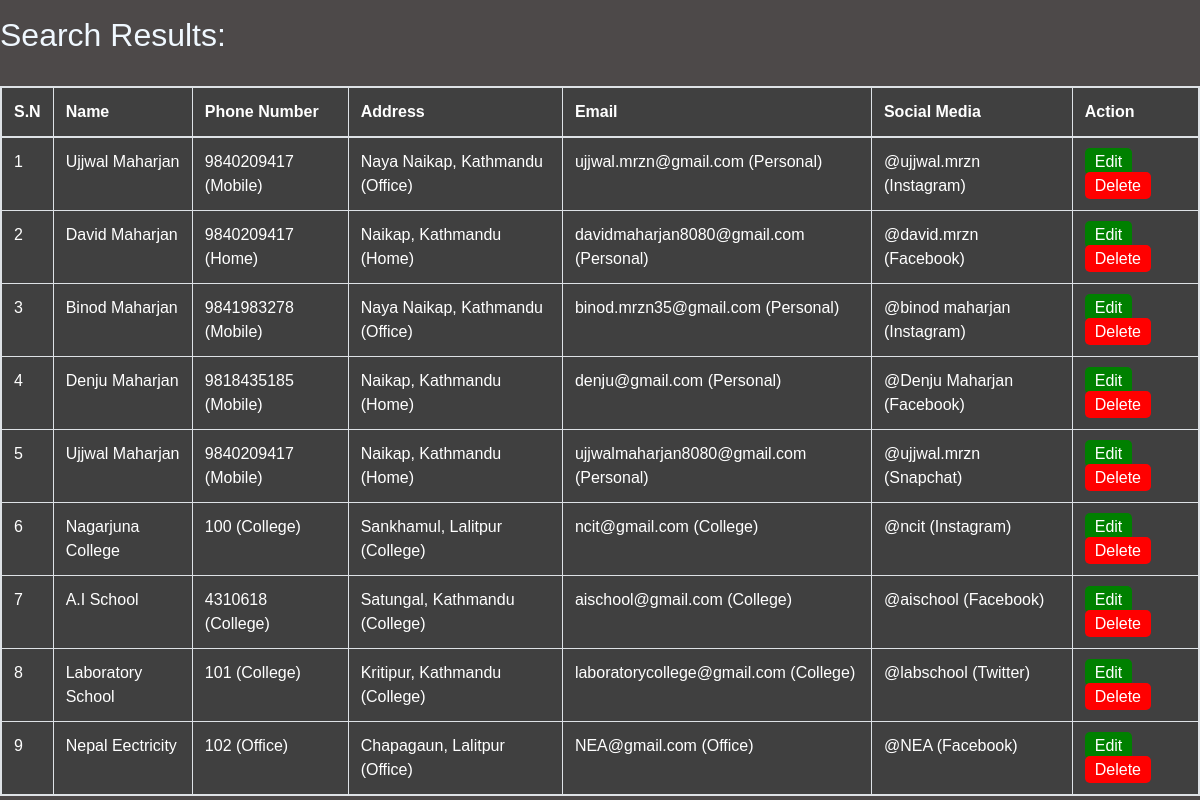
Page /all/ on the committed database.
### accounts/models.py (models this page shows, shortened)
class Person(models.Model):
    id = models.AutoField(primary_key=True)
    first_name = models.CharField(max_length=20 , null=True)
    last_name = models.CharField(max_length=15 , null=True)
    phone = models.ForeignKey(Phone, null=True , on_delete= models.SET_NULL)
    address = models.ForeignKey(Address, null=True , on_delete= models.SET_NULL)
    email = models.ForeignKey(Email, null=True , on_delete= models.SET_NULL)
    media = models.ForeignKey(SocialMedia, null=True , on_delete= models.SET_NULL)

class Phone(models.Model):
    TYPE = (
        ('Home' , 'Home'),
        ('Mobile' , 'Mobile'),
        ('Office' , 'Office'),
        ('College' , 'College'),
    )
    Number = models.IntegerField( null=True )
    Number_type = models.CharField(max_length=200 , null=True , choices=TYPE )

class Address(models.Model):
    TYPE = (
        ('Home' , 'Home'),
        ('Office' , 'Office'),
        ('College' , 'College')
    )
    Address = models.CharField(max_length=200 , null=True)
    Address_type= models.CharField(max_length=200 , null=True , choices=TYPE )
    def __str__(self):
        return str(self.Address)

class Email(models.Model):
    TYPE = (
        ('Home' , 'Home'),
        ('Personal' , 'Personal'),
        ('Office' , 'Office'),
        ('College' , 'College')
    )
    email = models.CharField(max_length=200 , null=True)
    email_type = models.CharField(max_length=200 , null=True , choices=TYPE )

class SocialMedia(models.Model):
    APP = (
        ('Facebook' , 'Facebook'),
        ('Instagram' , 'Instagram'),
        ('Twitter' , 'Twitter'),
        ('Linkdin' , 'Linkdlin'),
        ('Snapchat' , 'Snapchat'),
        ('WeChat' , 'WeChat'),
        ('Discord' , 'Discord'),
    )
    User_Name = models.CharField(max_length=200 , null=True)
    Linked_App = models.CharField(max_length=200 , null=True , choices=APP )

### accounts/views.py (the view)
# urls.py: path('all/', views.all),
def all(request):
    per = Person.objects.all()
    return render(request, 'accounts/all.html' , {'per' : per})

### accounts/templates/accounts/all.html (shortened to what this page needs)
{% extends 'accounts/search.html' %}
{% block content %}
<div class="cointainer my-3">
    <h2>Search Results:</h2>
<br>
        <div class="table table-bordered">
            <table>
                    <thead-light>
                    <tr>
                        <th scope="col">S.N</th>
                        <th scope="col">Name</th>
                        <th scope="col">Phone Number</th>
                        <th scope="col">Address</th>
                        <th scope="col">Email</th>
                        <th scope="col">Social Media</th>
                        <th scope="col">Action</th>
                    </tr>
                <tbody>
                    {% for person in per %}
                    <tr>
                        <td>
                            {{ forloop.counter }}
                        </td>
                        <td>
                            {% if person.first_name and person.last_name %}
                                {{ person.first_name }} {{ person.last_name }}
                            {% else %}
                               Not Available
                            {% endif %}
                        </td>
                        <td>
                            {% if person.phone.Number and person.phone.Number_type %}
                                {{ person.phone.Number }} ({{ person.phone.Number_type }})
                            {% else %}
                               Not Available
                            {% endif %}
                        </td>
                        <td>
                            {% if person.address and person.address.Address_type %}
                                {{ person.address }} ({{ person.address.Address_type}})
                            {% else %}
                               Not Available
                            {% endif %}
                        </td>
                        <td>
                            {% if person.email.email and person.email.email_type %}
                                {{ person.email.email }} ({{ person.email.email_type }})
                            {% else %}
                               Not Available
                            {% endif %}
                        </td>
                        <td>
                            {% if person.media.User_Name and person.media.Linked_App %}
                                @{{ person.media.User_Name }} ({{ person.media.Linked_App}})
                            {% else %}
                               Not Available
                            {% endif %}
                        </td>
                        <td><a href="{%url 'edit' person.id %}" style="background-color: green; color:
                        white; text-decoration: none; padding: 5px 10px; border-radius: 5px;">Edit</a>
                        <a href="{%url 'delete' person.id%}" style="background-color: red;
                        color: white; text-decoration: none; padding: 5px 10px; border-radius: 5px;">Delete</a></td>
                    </tr>
                    {% empty %}
                    <tr>
                        <td colspan="7" >No records found.</td>
                    </tr>
                    {% endfor %}
                </tbody>
            </table>
        </div>
    </div>
{% endblock %}

### accounts/templates/accounts/search.html (style rules this page uses)
* { margin: 0; padding: 0; font-family: sans-serif; box-sizing: border-box; }
body { display: flex; justify-content: center; align-items: middle; height: 100vh; background: rgb(77, 73, 73); }
h2 { color: aliceblue; }
table { color: #ffffff; background-color: #404040; }

### rows in the picture
Person: first_name "Ujjwal", last_name "Maharjan", phone.Number "9840209417", phone.Number_type "Mobile", address "Naya Naikap, Kathmandu", address.Address_type "Office", email.email "ujjwal.mrzn@gmail.com", email.email_type "Personal", media.User_Name "ujjwal.mrzn", media.Linked_App "Instagram"
Person: first_name "David", last_name "Maharjan", phone.Number "9840209417", phone.Number_type "Home", address "Naikap, Kathmandu", address.Address_type "Home", email.email "davidmaharjan8080@gmail.com", email.email_type "Personal", media.User_Name "david.mrzn", media.Linked_App "Facebook"
Person: first_name "Binod", last_name "Maharjan", phone.Number "9841983278", phone.Number_type "Mobile", address "Naya Naikap, Kathmandu", address.Address_type "Office", email.email "binod.mrzn35@gmail.com", email.email_type "Personal", media.User_Name "binod maharjan", media.Linked_App "Instagram"
Person: first_name "Denju", last_name "Maharjan", phone.Number "9818435185", phone.Number_type "Mobile", address "Naikap, Kathmandu", address.Address_type "Home", email.email "denju@gmail.com", email.email_type "Personal", media.User_Name "Denju Maharjan", media.Linked_App "Facebook"
Person: first_name "Ujjwal", last_name "Maharjan", phone.Number "9840209417", phone.Number_type "Mobile", address "Naikap, Kathmandu", address.Address_type "Home", email.email "ujjwalmaharjan8080@gmail.com", email.email_type "Personal", media.User_Name "ujjwal.mrzn", media.Linked_App "Snapchat"
Person: first_name "Nagarjuna", last_name "College", phone.Number "100", phone.Number_type "College", address "Sankhamul, Lalitpur", address.Address_type "College", email.email "ncit@gmail.com", email.email_type "College", media.User_Name "ncit", media.Linked_App "Instagram"
Person: first_name "A.I", last_name "School", phone.Number "4310618", phone.Number_type "College", address "Satungal, Kathmandu", address.Address_type "College", email.email "aischool@gmail.com", email.email_type "College", media.User_Name "aischool", media.Linked_App "Facebook"
Person: first_name "Laboratory", last_name "School", phone.Number "101", phone.Number_type "College", address "Kritipur, Kathmandu", address.Address_type "College", email.email "laboratorycollege@gmail.com", email.email_type "College", media.User_Name "labschool", media.Linked_App "Twitter"
Person: first_name "Nepal", last_name "Eectricity", phone.Number "102", phone.Number_type "Office", address "Chapagaun, Lalitpur", address.Address_type "Office", email.email "NEA@gmail.com", email.email_type "Office", media.User_Name "NEA", media.Linked_App "Facebook"
